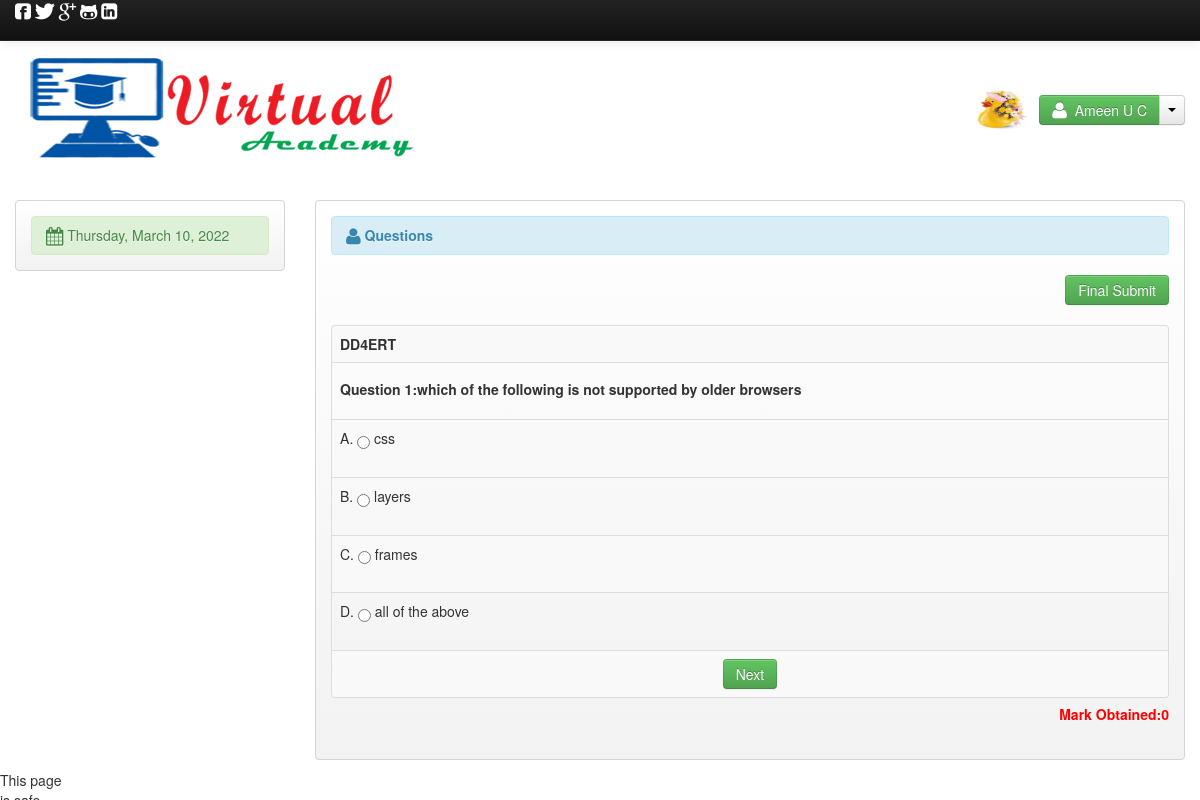
Screenshot of /myproject/ViewQuestions.php?sid=41 (signed in) with the database file from the repository.
### tables this page shows
CREATE TABLE IF NOT EXISTS `tbl_student` (
  `student_id` int(11) NOT NULL AUTO_INCREMENT,
  `fullname` varchar(150) NOT NULL,
  `dept_id` int(11) NOT NULL,
  `course_id` varchar(11) NOT NULL,
  `username` varchar(150) NOT NULL,
  `password` varchar(10) NOT NULL,
  `gender` varchar(150) NOT NULL,
  `email` varchar(150) NOT NULL,
  `contactno` varchar(10) NOT NULL,
  `city` varchar(150) NOT NULL,
  `image` varchar(200) NOT NULL,
  `due` varchar(100) NOT NULL,
  `status` int(11) NOT NULL,
  PRIMARY KEY (`student_id`)
);

CREATE TABLE IF NOT EXISTS `tbl_questions` (
  `question_id` int(11) NOT NULL AUTO_INCREMENT,
  `qn_paper_code` varchar(100) NOT NULL,
  `course_id` varchar(100) NOT NULL,
  `teacher_id` int(11) NOT NULL,
  `subject_id` int(11) NOT NULL,
  `question` varchar(1000) NOT NULL,
  `option1` varchar(500) NOT NULL,
  `option2` varchar(500) NOT NULL,
  `option3` varchar(500) NOT NULL,
  `option4` varchar(500) NOT NULL,
  `correct_ans` varchar(500) NOT NULL,
  PRIMARY KEY (`question_id`)
);

### myproject/session.php (called while the page is built, shortened)
<?php
$session_id=$_SESSION['id'];
?>

### myproject/ViewQuestions.php (the view, shortened to what this page needs)
<?php
$subject_id=$_REQUEST["sid"];
include('header.php');
include ('session.php');
?>
<?Php
$student_query = mysql_query("select * from tbl_student where student_id='$session_id'") or die(mysql_error());
$student_row = mysql_fetch_array($student_query);
	$student_course=$student_row['course_id'];
	$sqlClass=mysql_query("select * from tbl_class where subject_id='$subject_id' and student_id='$session_id' ");
	$class_row=mysql_fetch_array($sqlClass);
	$teacher_id=$class_row['teacher_id'];
?>
<head>
</head>
<body>
    <?php include('navhead_student.php'); ?>
    <div class="container">
        <div class="row-fluid">
            <div class="span3">
                <div class="hero-unit-3">
                    <div class="alert-index alert-success">
                        <i class="icon-calendar icon-large"></i>
                        <?php
                        $Today = date('y:m:d');
                        $new = date('l, F d, Y', strtotime($Today));
                        echo $new;
                        ?>
                    </div>
                </div>
			</div>
			<div class="span9">
                <div class="hero-unit-3">
					<form method="post">
						<div class="alert alert-info">
                            <strong><i class="icon-user icon-large"></i>&nbsp;Questions</strong>
						</div>
						<div align="right"><input type="submit" name="finalSubmit" value="Final Submit" class="btn btn-success"/> </div>
						<?php
							$query=mysql_query("select * from tbl_questions where subject_id='$subject_id' and course_id='$student_course' and teacher_id='$teacher_id' order by RAND() Limit 1")or die(mysql_error());
							while ($row = mysql_fetch_array($query))
							{
								if($_SESSION['qu_no'] <= 5)
								{
								?>
						<table cellpadding="0" cellspacing="0" border="0"  class="table table-striped table-bordered" id="example" name="examTable">
							<tr>
								<td><div align="left"><strong><?php echo $row['qn_paper_code']; ?> </td>
							</tr>
							<tr>
								<td><div align="left"><strong>Question <?php  echo $_SESSION['qu_no']; ?>:<?php echo $row['question']; ?> <input type="text" name="quest" value="<?php echo $row['question']; ?> " style="visibility:hidden"/></strong></div></td><br>
							</tr>
							<tr>
								<td><div>A. <input type="radio" name="option" value="<?php echo $row['option1']; ?>" required > 	<?php echo $row['option1']; ?> </div></br></td>
							</tr>
							<tr>
								<td><div>B. <input type="radio" name="option" value="<?php echo $row['option2']; ?>" required> 	<?php echo $row['option2']; ?>  </div></br></td>
							</tr>
							<tr>
								<td><div>C. <input type="radio" name="option" value="<?php echo $row['option3']; ?>" required> 	<?php echo $row['option3']; ?> </div></br></td>
							</tr>
							<tr>
								<td><div>D. <input type="radio" name="option" value="<?php echo $row['option4']; ?>" required> 	<?php echo $row['option4']; ?> </div></br></td>
							</tr>
							<tr>
								<td><div align="center"><input type="submit" name="showQns" value="Next" class="btn btn-success"/> </div><di><?php
								 ?></div> </td>
							<?php
							 }
							 else
							 {
							 	unset($_SESSION['qu_no']);
								unset($_SESSION['i']);
							}
							?>
								<div align="right"><strong style="color:#FF0000"><?php echo 'Mark Obtained:'. $_SESSION['mark']; ?></strong></div>
							<?php
							 }
							 ?>
				</div>
			</div>
</body>
</html>

### myproject/navhead_student.php (shortened to what this page needs)
<div class="row-fluid">
    <div class="span12">
        <div class="navbar navbar-fixed-top navbar-inverse">
            <div class="navbar-inner">
                <div class="container">
                    <div class="nav-collapse collapse">
                        <a href="//www.facebook.com"><i class="icon-facebook-sign icon-large" id="color_white"></i></a>
                        <a href="//www.twitter.com"><i class="icon-twitter icon-large" id="color_white"></i></a>
                        <a href="//www.googleplus.com"><i class="icon-google-plus icon-large" id="color_white"></i></a>
                        <i class="icon-github-alt icon-large" id="color_white"></i>
                        <a href="//www.linkedin.com"><i class="icon-linkedin-sign icon-large" id="color_white"></i></a>
                    </div>
                </div>
            </div>
        </div>
        <div class="hero-unit-header">
            <div class="container">
                <div class="row-fluid">
                    <div class="span12">
                        <div class="row-fluid">
                            <div class="span6">
                             <img src="admin/images/head1.png">
                            </div>
                            <div class="span6">
                                <div class="pull-right">
								<br>
								<br>
                                    <?php
                                    $student_query=mysql_query("select * from tbl_student where student_id='$session_id'")or die(mysql_error());
                                    $student_row=  mysql_fetch_array($student_query);
                                    ?>
                                     <img  src="admin/<?php echo $student_row['image']; ?>"  class="img img-rounded" id="picture">
                                    <div class="btn-group">
                                        <button class="btn btn-success"><i class="icon-user icon-large"></i>&nbsp; <?php echo $student_row['fullname']; ?></button>
                                        <button class="btn dropdown-toggle" data-toggle="dropdown">
                                            <span class="caret"></span>
                                        </button>
                                    </div>
                                </div>
                            </div>
                        </div>
                    </div>
                </div>
            </div>
        </div>

### rows the page displays
tbl_student: image (picture), fullname "Ameen U C"
tbl_questions: qn_paper_code "DD4ERT", question "which of the following is not supported by older browsers", option1 "css", option2 "layers", option3 "frames", option4 "all of the above"
